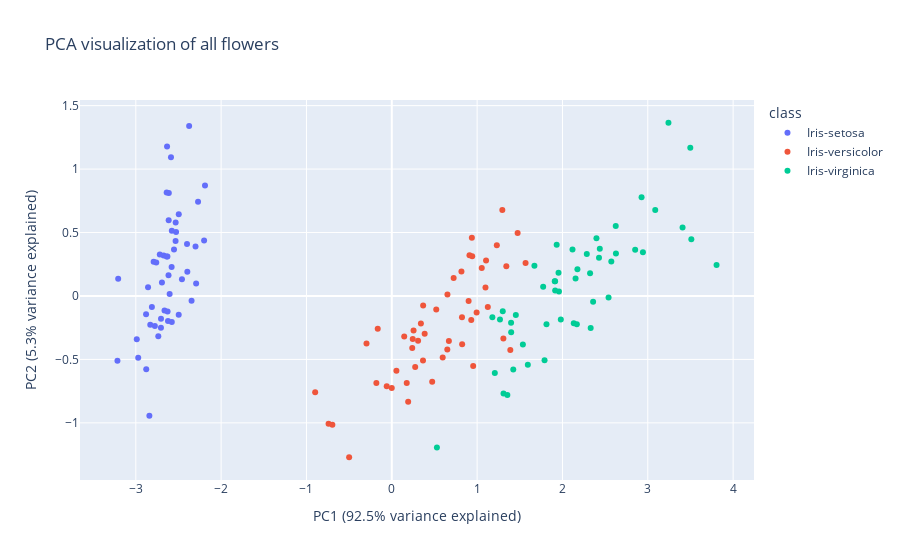

Notebook cell for this chart:
### Code cell
# Create interactive scatter plot
fig = px.scatter(
        data_cleaned_pca,
        x='PC1',
        y='PC2',
        color='class',
        title='PCA visualization of all flowers'
)
# Add variance explained
var_explained = pca.explained_variance_ratio_
fig.update_layout(
        xaxis_title=f"PC1 ({var_explained[0]:.1%} variance explained)",
        yaxis_title=f"PC2 ({var_explained[1]:.1%} variance explained)"
)
%pip install nbformat
fig.show()

### Figure 1 — Plotly figure (JSON) as saved in the notebook; plotly's stock layout.template omitted (floating-point values rounded to 4 significant figures)
{"data": [{"hovertemplate": "class=Iris-setosa<br>PC1=%{x}<br>PC2=%{y}<extra></extra>", "legendgroup": "Iris-setosa", "marker": {"color": "#636efa", "symbol": "circle"}, "mode": "markers", "name": "Iris-setosa", "orientation": "v", "showlegend": true, "type": "scatter", "x": [-2.674, -2.705, -2.88, -2.736, -2.719, -2.27, -2.811, -2.616, -2.878, -2.663, -2.497, -2.603, -2.777, -3.215, -2.634, -2.375, -2.613, -2.638, -2.189, -2.578, -2.3, -2.534, -3.206, -2.293, -2.346, -2.497, -2.459, -2.552, -2.63, -2.623, -2.578, -2.4, -2.638, -2.588, -2.628, -2.857, -2.615, -2.791, -2.972, -2.58, -2.76, -2.841, -2.989, -2.396, -2.2, -2.705, -2.528, -2.83, -2.533, -2.694], "xaxis": "x", "y": [0.319, -0.1786, -0.1447, -0.3181, 0.3273, 0.7418, -0.08759, 0.163, -0.578, -0.1153, 0.6441, 0.01524, -0.2366, -0.5104, 1.177, 1.339, 0.8114, 0.3118, 0.8711, 0.5148, 0.389, 0.4341, 0.1361, 0.09826, -0.03692, -0.1482, 0.1312, 0.3668, 0.3108, -0.1969, -0.2051, 0.4093, 0.8148, 1.094, -0.1226, 0.06825, 0.5972, 0.2693, -0.4872, 0.2282, 0.264, -0.9434, -0.3403, 0.1901, 0.438, -0.2511, 0.5046, -0.2273, 0.5789, 0.1069], "yaxis": "y"}, {"hovertemplate": "class=Iris-versicolor<br>PC1=%{x}<br>PC2=%{y}<extra></extra>", "legendgroup": "Iris-versicolor", "marker": {"color": "#EF553B", "symbol": "circle"}, "mode": "markers", "name": "Iris-versicolor", "orientation": "v", "showlegend": true, "type": "scatter", "x": [1.296, 0.9424, 1.475, 0.1918, 1.098, 0.6505, 1.105, -0.741, 1.054, -0.0004466, -0.4999, 0.521, 0.2742, 0.9943, -0.1648, 0.9382, 0.6691, 0.2453, 0.9538, 0.05407, 1.125, 0.3674, 1.307, 0.9311, 0.7248, 0.9103, 1.342, 1.568, 0.8225, -0.2964, -0.05944, -0.1809, 0.1456, 1.389, 0.5965, 0.8163, 1.231, 0.8245, 0.2549, 0.175, 0.4734, 0.9003, 0.2396, -0.6964, 0.3658, 0.3411, 0.3852, 0.6522, -0.898, 0.308], "xaxis": "x", "y": [0.6766, 0.3131, 0.496, -0.8333, 0.06702, -0.4226, 0.2793, -1.008, 0.2201, -0.7249, -1.271, -0.1076, -0.5592, -0.1304, -0.2579, 0.4598, -0.3553, -0.3396, -0.5519, -0.5894, -0.08673, -0.07494, -0.3359, -0.1894, 0.1419, 0.3211, 0.235, 0.2603, -0.1681, -0.374, -0.7107, -0.686, -0.3193, -0.4265, -0.4857, 0.192, 0.4004, -0.3814, -0.2713, -0.6864, -0.6753, -0.03958, -0.4102, -1.016, -0.5091, -0.2163, -0.297, 0.01154, -0.7588, -0.3531], "yaxis": "y"}, {"hovertemplate": "class=Iris-virginica<br>PC1=%{x}<br>PC2=%{y}<extra></extra>", "legendgroup": "Iris-virginica", "marker": {"color": "#00cc96", "symbol": "circle"}, "mode": "markers", "name": "Iris-virginica", "orientation": "v", "showlegend": true, "type": "scatter", "x": [2.54, 1.424, 2.627, 1.981, 2.359, 3.408, 0.5287, 2.943, 2.331, 2.927, 1.671, 1.813, 2.175, 1.354, 1.594, 1.914, 1.959, 3.498, 3.806, 1.309, 2.438, 1.207, 3.51, 1.398, 2.285, 2.624, 1.268, 1.3, 2.133, 2.398, 2.852, 3.242, 2.168, 1.454, 1.79, 3.087, 2.153, 1.915, 1.178, 2.118, 2.324, 1.932, 2.573, 2.428, 1.954, 1.536, 1.774, 1.91, 1.399], "xaxis": "x", "y": [-0.01179, -0.5786, 0.3356, -0.1855, -0.04533, 0.5398, -1.193, 0.3447, -0.2533, 0.7779, 0.2378, -0.2223, 0.2096, -0.7805, -0.5413, 0.1161, 0.03575, 1.168, 0.2446, -0.7692, 0.3725, -0.608, 0.448, -0.2107, 0.33, 0.552, -0.185, -0.1207, -0.2154, 0.4544, 0.364, 1.365, -0.2227, -0.1503, -0.5073, 0.6775, 0.1384, 0.04403, -0.1685, 0.3657, 0.1788, 0.4034, 0.2725, 0.3011, 0.1821, -0.3822, 0.07346, 0.1153, -0.2858], "yaxis": "y"}], "layout": {"legend": {"title": {"text": "class"}, "tracegroupgap": 0}, "title": {"text": "PCA visualization of all flowers"}, "xaxis": {"anchor": "y", "domain": [0, 1], "title": {"text": "PC1 (92.5% variance explained)"}}, "yaxis": {"anchor": "x", "domain": [0, 1], "title": {"text": "PC2 (5.3% variance explained)"}}}}
